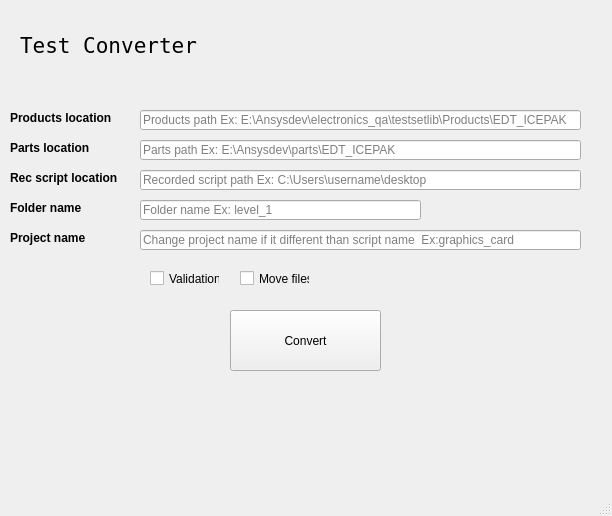
<?xml version="1.0" encoding="UTF-8"?>
<ui version="4.0">
 <class>MainWindow</class>
 <widget class="QMainWindow" name="MainWindow">
  <property name="geometry">
   <rect>
    <x>0</x>
    <y>0</y>
    <width>612</width>
    <height>516</height>
   </rect>
  </property>
  <property name="windowTitle">
   <string>converter UI</string>
  </property>
  <widget class="QWidget" name="centralwidget">
   <widget class="QPushButton" name="pushButton">
    <property name="geometry">
     <rect>
      <x>230</x>
      <y>310</y>
      <width>151</width>
      <height>61</height>
     </rect>
    </property>
    <property name="text">
     <string>Convert</string>
    </property>
   </widget>
   <widget class="QLineEdit" name="lineEdit">
    <property name="geometry">
     <rect>
      <x>140</x>
      <y>110</y>
      <width>441</width>
      <height>20</height>
     </rect>
    </property>
    <property name="text">
     <string/>
    </property>
    <property name="placeholderText">
     <string>Products path Ex: E:\Ansysdev\electronics_qa\testsetlib\Products\EDT_ICEPAK</string>
    </property>
   </widget>
   <widget class="QLabel" name="label">
    <property name="geometry">
     <rect>
      <x>20</x>
      <y>20</y>
      <width>351</width>
      <height>51</height>
     </rect>
    </property>
    <property name="font">
     <font>
      <family>Terminal</family>
      <pointsize>12</pointsize>
     </font>
    </property>
    <property name="text">
     <string>&lt;html&gt;&lt;head/&gt;&lt;body&gt;&lt;p&gt;&lt;span style=&quot; font-size:16pt;&quot;&gt;Test Converter&lt;/span&gt;&lt;/p&gt;&lt;/body&gt;&lt;/html&gt;</string>
    </property>
   </widget>
   <widget class="QLineEdit" name="lineEdit_2">
    <property name="geometry">
     <rect>
      <x>140</x>
      <y>140</y>
      <width>441</width>
      <height>20</height>
     </rect>
    </property>
    <property name="placeholderText">
     <string>Parts path Ex: E:\Ansysdev\parts\EDT_ICEPAK</string>
    </property>
   </widget>
   <widget class="QLineEdit" name="lineEdit_3">
    <property name="geometry">
     <rect>
      <x>140</x>
      <y>200</y>
      <width>281</width>
      <height>20</height>
     </rect>
    </property>
    <property name="placeholderText">
     <string>Folder name Ex: level_1</string>
    </property>
   </widget>
   <widget class="QLineEdit" name="lineEdit_4">
    <property name="geometry">
     <rect>
      <x>140</x>
      <y>170</y>
      <width>441</width>
      <height>20</height>
     </rect>
    </property>
    <property name="placeholderText">
     <string>Recorded script path Ex: C:\Users\username\desktop</string>
    </property>
   </widget>
   <widget class="QLabel" name="label_2">
    <property name="geometry">
     <rect>
      <x>10</x>
      <y>110</y>
      <width>111</width>
      <height>16</height>
     </rect>
    </property>
    <property name="text">
     <string>&lt;html&gt;&lt;head/&gt;&lt;body&gt;&lt;p&gt;&lt;span style=&quot; font-weight:600;&quot;&gt;Products location&lt;/span&gt;&lt;/p&gt;&lt;/body&gt;&lt;/html&gt;</string>
    </property>
   </widget>
   <widget class="QLabel" name="label_3">
    <property name="geometry">
     <rect>
      <x>10</x>
      <y>140</y>
      <width>91</width>
      <height>16</height>
     </rect>
    </property>
    <property name="text">
     <string>&lt;html&gt;&lt;head/&gt;&lt;body&gt;&lt;p&gt;&lt;span style=&quot; font-weight:600;&quot;&gt;Parts location&lt;/span&gt;&lt;/p&gt;&lt;/body&gt;&lt;/html&gt;</string>
    </property>
   </widget>
   <widget class="QLabel" name="label_4">
    <property name="geometry">
     <rect>
      <x>10</x>
      <y>170</y>
      <width>111</width>
      <height>16</height>
     </rect>
    </property>
    <property name="text">
     <string>&lt;html&gt;&lt;head/&gt;&lt;body&gt;&lt;p&gt;&lt;span style=&quot; font-weight:600;&quot;&gt;Rec script location&lt;/span&gt;&lt;/p&gt;&lt;/body&gt;&lt;/html&gt;</string>
    </property>
   </widget>
   <widget class="QLabel" name="label_5">
    <property name="geometry">
     <rect>
      <x>10</x>
      <y>200</y>
      <width>71</width>
      <height>16</height>
     </rect>
    </property>
    <property name="text">
     <string>&lt;html&gt;&lt;head/&gt;&lt;body&gt;&lt;p&gt;&lt;span style=&quot; font-weight:600;&quot;&gt;Folder name&lt;/span&gt;&lt;/p&gt;&lt;/body&gt;&lt;/html&gt;</string>
    </property>
   </widget>
   <widget class="QCheckBox" name="checkBox">
    <property name="geometry">
     <rect>
      <x>150</x>
      <y>270</y>
      <width>70</width>
      <height>17</height>
     </rect>
    </property>
    <property name="text">
     <string>Validation</string>
    </property>
   </widget>
   <widget class="QCheckBox" name="checkBox_2">
    <property name="geometry">
     <rect>
      <x>240</x>
      <y>270</y>
      <width>70</width>
      <height>17</height>
     </rect>
    </property>
    <property name="text">
     <string>Move files</string>
    </property>
   </widget>
   <widget class="QLabel" name="label_6">
    <property name="geometry">
     <rect>
      <x>10</x>
      <y>230</y>
      <width>101</width>
      <height>16</height>
     </rect>
    </property>
    <property name="text">
     <string>&lt;html&gt;&lt;head/&gt;&lt;body&gt;&lt;p&gt;&lt;span style=&quot; font-weight:600;&quot;&gt;Project name&lt;/span&gt;&lt;/p&gt;&lt;/body&gt;&lt;/html&gt;</string>
    </property>
   </widget>
   <widget class="QLineEdit" name="lineEdit_5">
    <property name="geometry">
     <rect>
      <x>140</x>
      <y>230</y>
      <width>441</width>
      <height>20</height>
     </rect>
    </property>
    <property name="placeholderText">
     <string>Change project name if it different than script name  Ex:graphics_card</string>
    </property>
   </widget>
  </widget>
  <widget class="QStatusBar" name="statusbar"/>
  <action name="actionSave">
   <property name="text">
    <string>Save</string>
   </property>
  </action>
  <action name="actionExit">
   <property name="text">
    <string>Exit</string>
   </property>
  </action>
  <action name="actionSave_2">
   <property name="text">
    <string>Save</string>
   </property>
  </action>
 </widget>
 <resources/>
 <connections/>
</ui>
